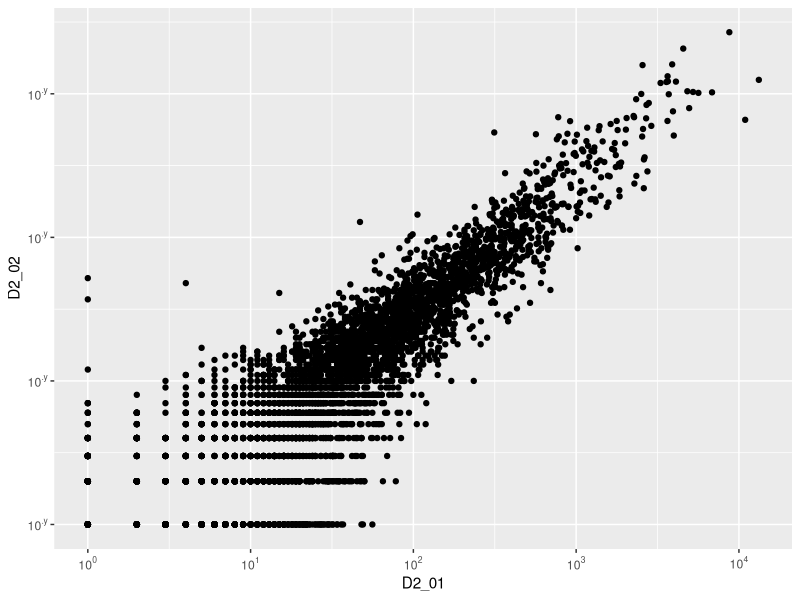
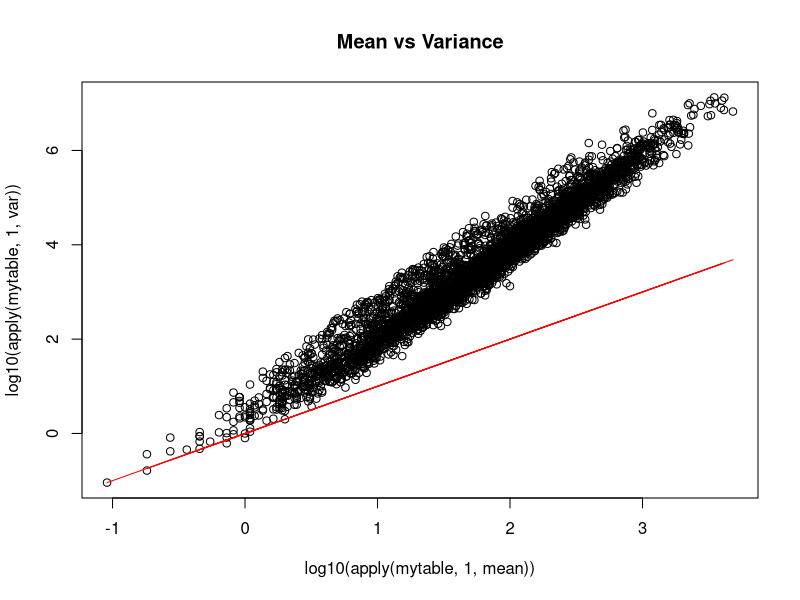
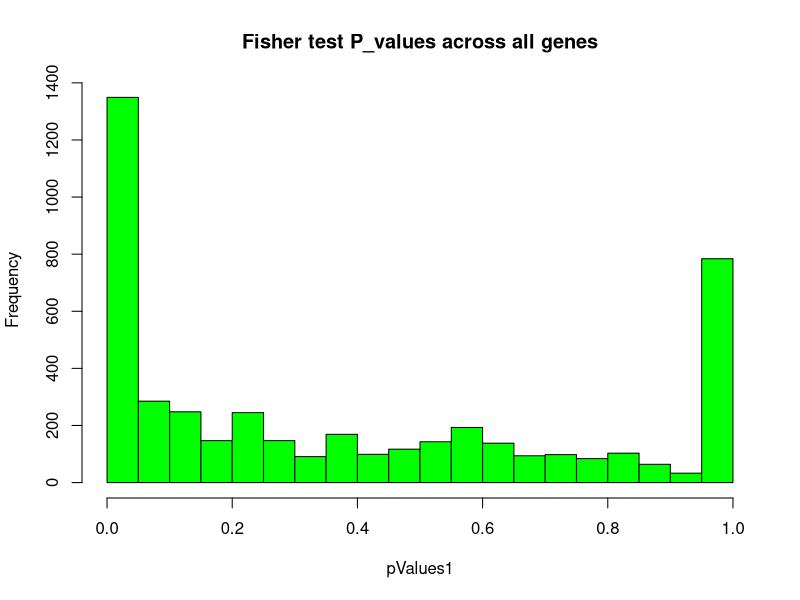
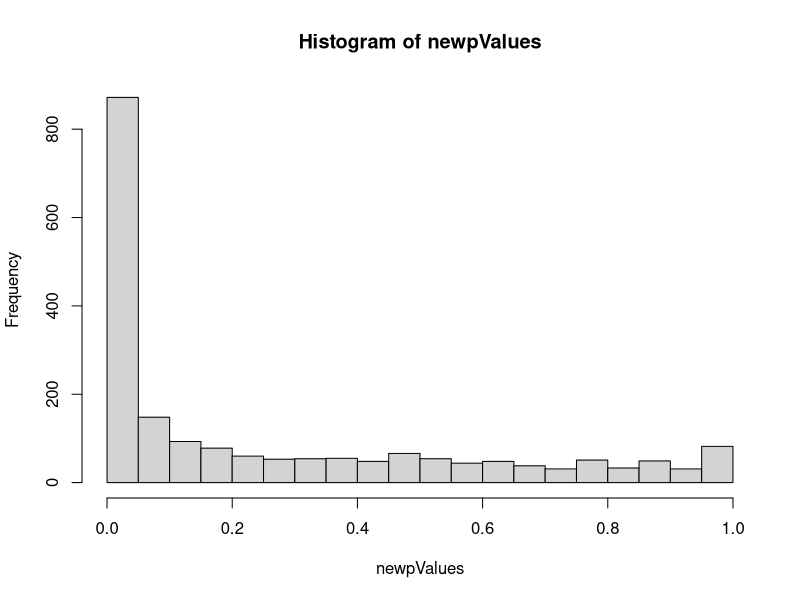
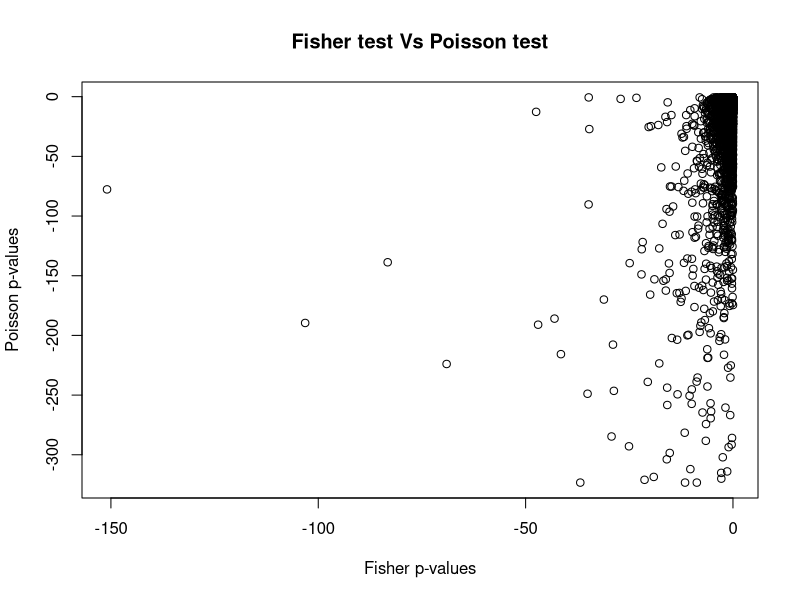

Write the R code that produced these figures, in order.
#Question1
setwd("/Users/akshitha/Desktop/Final_sem/Advancedstatistics/Lab4Dataset")
mytable<- read.table("nc101_scaff_dataCounts.txt",header=TRUE,row.names=1)
head(mytable)

#Question2
#install.packages("ggplot2)
library(ggplot2)	
library(scales)
countsplot <- ggplot(mytable, aes(x = D2_01,y = D2_02)) +geom_point() + scale_x_log10(labels = trans_format("log10", math_format(10^.x)),oob = scales::squish_infinite) + scale_y_log10(labels = trans_format("log10", math_format(10^.y)),oob = scales::squish_infinite)
countsplot
#They appear to have similar patterns of expression.
#Question 3

plot( log10(apply(mytable,1,mean)), log10(apply(mytable,1,var)),main="Mean vs Variance")
lines(log10(apply(mytable,1,mean)), log10(apply(mytable,1,mean)), col="red")

#Question 4
D2_01_NC101_00003<-mytable$D2_01[1]
#D2_01_NC101_00003
D2_01_notNC101_00003<-sum(mytable$D2_01)-D2_01_NC101_00003
#D2_01_notNC101_00003
D2_02_NC101_00003<-mytable$D2_02[1]
#D2_02_NC101_00003
D2_02_notNC101_00003<-sum(mytable$D2_02)-D2_02_NC101_00003
#D2_02_notNC101_00003
#Convert to matrix
contingencyTable1<-matrix(c(D2_01_NC101_00003,D2_01_notNC101_00003,D2_02_NC101_00003,D2_02_notNC101_00003),nrow = 2)
colnames(contingencyTable1) <- c("Sequences in D2_01","Sequences in D2_01")
rownames(contingencyTable1)<- c("Assigned to NC101_00003","Not assigned to NC101_00003")
contingencyTable1
FisherTest1<-(fisher.test(contingencyTable1))
FisherTest1
Pvalue <- FisherTest1$p.value
Pvalue

# Question 5

#For all the genes
pValues1<-vector()
nrow(mytable)
for (i in 1:nrow(mytable)){
  
D2_01withgene<-mytable$D2_01[i]

D2_01_withoutgene<-sum(mytable$D2_01)-D2_01withgene

D2_02withgene<-mytable$D2_02[i]

D2_02_withoutgene<-sum(mytable$D2_02)-D2_02withgene

contingencyTable2<-matrix(c(D2_01withgene,D2_01_withoutgene,D2_02withgene,D2_02_withoutgene),nrow = 2)
#colnames(contingencyTable) <- c("Sequences in D2_01","Sequences in D2_01")
#rownames(contingencyTable)<- c("Assigned to gene","Not assigned to gene")
FisherTest2<-(fisher.test(contingencyTable2))
P<- FisherTest2$p.value
pValues1[i]=P
}
#length(pValues1)
hist(pValues1,breaks = 20, main= "Fisher test P_values across all genes", col="green")
# The plot displays non uniform distribution. We can expect that from the intuition that some genes depend on other genes for expression.
# under a uniform distribution, we would expect that the probability of the expression of all the genes are same. But in reality, the genes
# will not have same frequency of expression. In this case, there are some genes which are highly expressed,
# some genes are less expressed while others are moderately expressed.
#If we remove the low abundance genes from the given table:
mytable1 = mytable[(mytable$D2_01 +mytable$D2_02>50),]
#head(mynewtable)
newpValues = vector()
for (i in 1:nrow(mytable1))
{
  D2_01withgene<-mytable1$D2_01[i]
  
  D2_01_withoutgene<-sum(mytable1$D2_01)-D2_01withgene
  
  D2_02withgene<-mytable1$D2_02[i]
  
  D2_02_withoutgene<-sum(mytable1$D2_02)-D2_02withgene
  
  contingencyTable3<-matrix(c(D2_01withgene,D2_01_withoutgene,D2_02withgene,D2_02_withoutgene),nrow = 2)
  #colnames(contingencyTable) <- c("Sequences in D2_01","Sequences in D2_01")
  #rownames(contingencyTable)<- c("Assigned to gene","Not assigned to gene")
  FisherTest3<-(fisher.test(contingencyTable3))
  P<- FisherTest3$p.value
  newpValues[i]=P
}

#tail(newpValues)
hist(newpValues, breaks =20)
# there is a reduction in the frequency of the p-values.

# Question 6
#Add 1 to every value in the table ( with something like myT = myT + 1 ).  This is called adding a pseudo-count.  Now consider the first gene (NC101_00003 ) again.  From the first experiment, calculate 

#expected frequency = p = 
  # Assigned to NC101_00003 in D2_01)/total # of sequences in D2_01)
    
    #Now use poisson.test to assign a p-value for the null hypothesis that value of p derived from D2_01 could have produced the number of reads observed for this gene in D2_02 .
  
mytable2= mytable+1
mytable2
Assigned_NC101_00003_D2_01=mytable2$D2_01[1] # no. assigned to the gene NC101_00003_D2_01 im D2_01
Assigned_NC101_00003_D2_01

TotalSequences = sum(mytable2$D2_01)
TotalSequences

ExpectedFreq = Assigned_NC101_00003_D2_01/TotalSequences
ExpectedFreq
#For D2_02
Assigned_NC101_00003_D2_02 =mytable2$D2_02[1]
Assigned_NC101_00003_D2_02

TotalnumberOfSeq_D2_02 = sum(mytable2$D2_02)
TotalnumberOfSeq_D2_02
PT<-poisson.test(Assigned_NC101_00003_D2_02 ,TotalnumberOfSeq_D2_02,ExpectedFreq)
PT$p.value

# Question 7
poissonPvalues = vector()
mytable3= mytable+1
mytable3
for (i in 1:nrow(mytable3)) 
{
Assignedgenes=mytable3$D2_01[i] # no. assigned to the gene NC101_00003_D2_01 im D2_01
Assignedgenes

TotalSequences = sum(mytable3$D2_01)
TotalSequences

ExpectedFreq = Assignedgenes/TotalSequences
ExpectedFreq
PT<-poisson.test(Assignedgenes ,TotalnumberOfSeq_D2_02,ExpectedFreq)
poissonPvalues[i]<-PT$p.value
}
head(poissonPvalues)
#fisherVspoisson<- ggplot(mytable, aes(x = pValues1,y = poissonPvalues)) +geom_point() + scale_x_log10(labels = trans_format("log10", math_format(10^.x)),oob = scales::squish_infinite) + scale_y_log10(labels = trans_format("log10", math_format(10^.y)),oob = scales::squish_infinite)
#fisherVspoisson
#length(poissonPvalues)
plot(log10(pValues1),log10(poissonPvalues),main="Fisher test Vs Poisson test", xlab="Fisher p-values",ylab="Poisson p-values")

